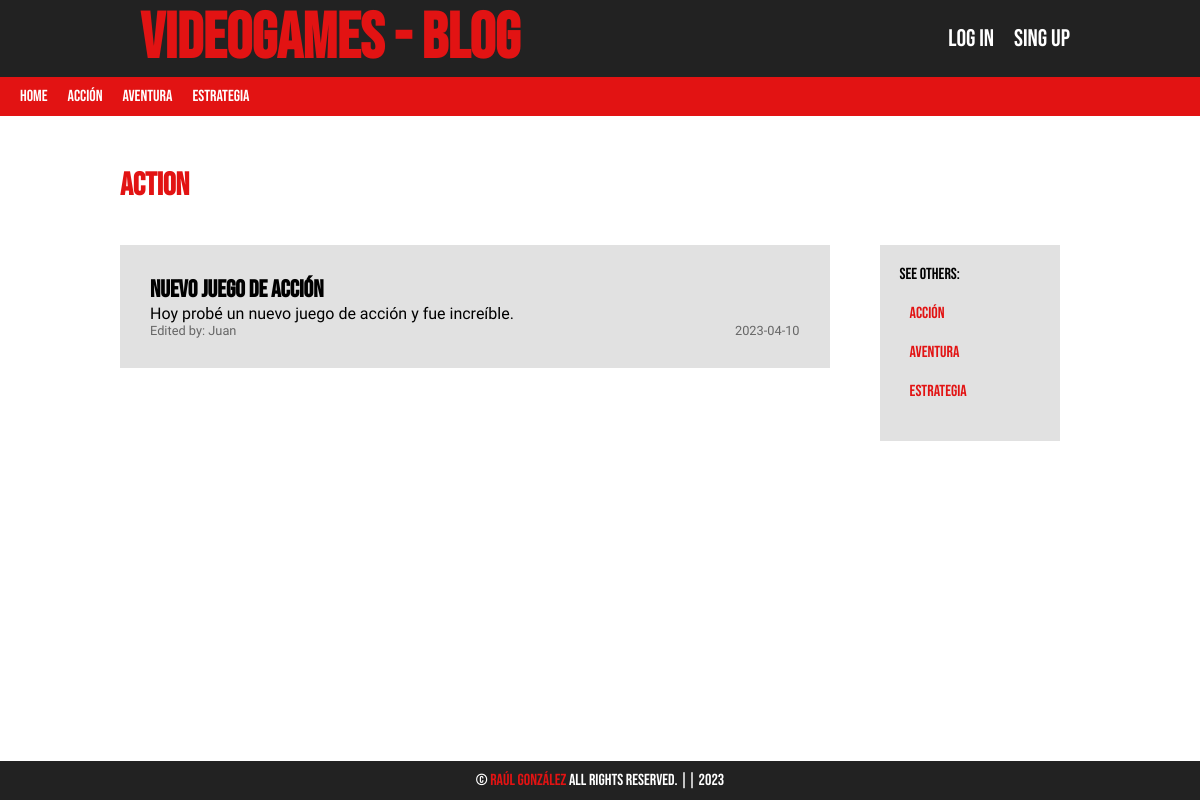
Page /Category/showEntriesFromCategorie/?category_id=1&category_name=Action on the earlier database version.
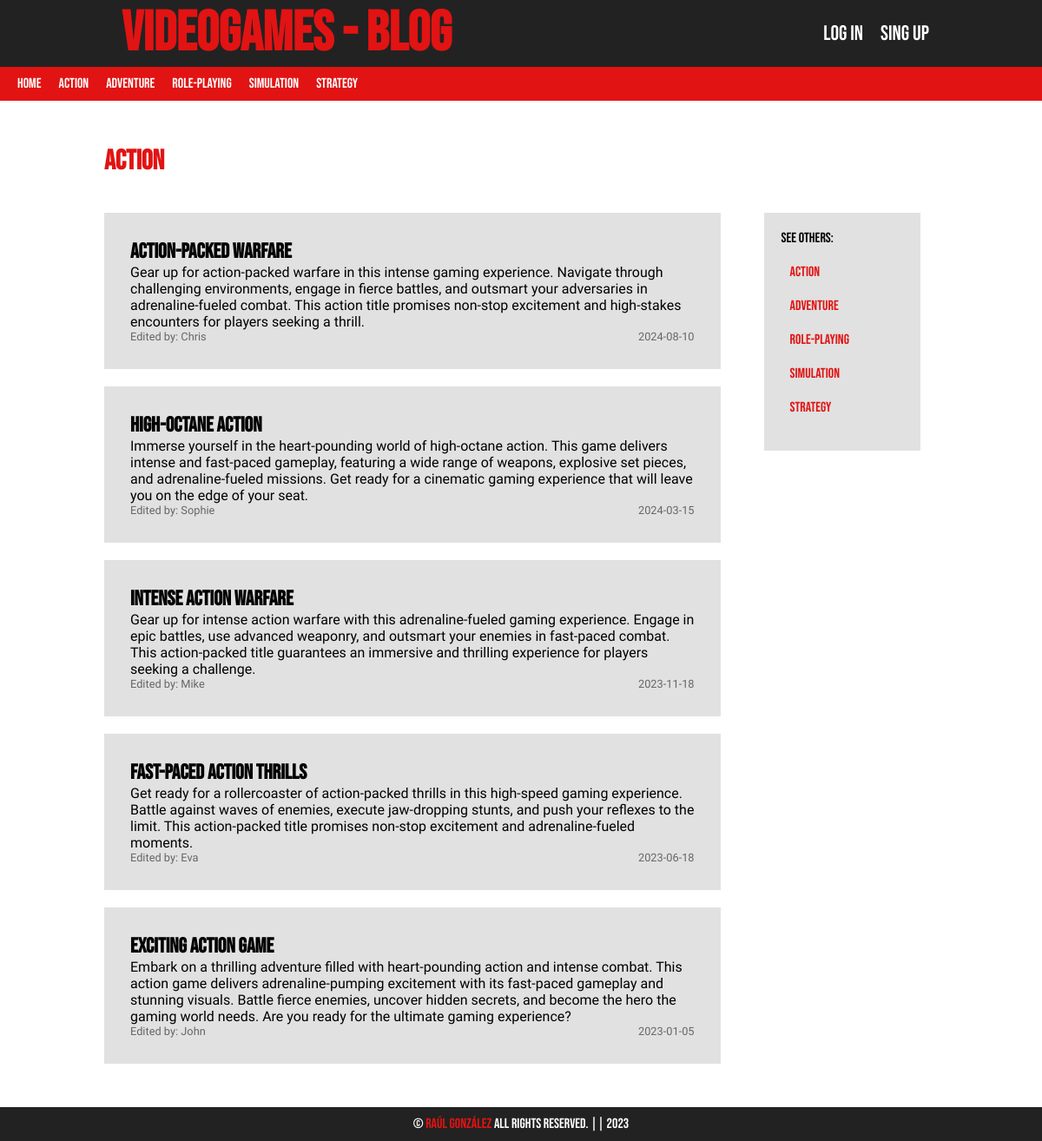
Same page on the later database version.
### tables this page shows
CREATE TABLE IF NOT EXISTS categories (
    id INT(255) AUTO_INCREMENT NOT NULL,
    name VARCHAR(100),
    CONSTRAINT pk_categories PRIMARY KEY (id)
);

CREATE TABLE IF NOT EXISTS entries (
    id INT(255) AUTO_INCREMENT NOT NULL,
    user_id INT(255) NOT NULL,
    category_id INT(255) NOT NULL,
    title VARCHAR(255) NOT NULL,
    description MEDIUMTEXT,
    date DATE NOT NULL,
    CONSTRAINT pk_entries PRIMARY KEY (id),
    CONSTRAINT fk_entry_user FOREIGN KEY (user_id) REFERENCES users (id),
    CONSTRAINT fk_entry_category FOREIGN KEY (category_id) REFERENCES categories (id) ON DELETE NO ACTION
);

CREATE TABLE IF NOT EXISTS users (
    id INT(255) AUTO_INCREMENT NOT NULL,
    name VARCHAR(100) NOT NULL,
    last_name VARCHAR(100) NOT NULL,
    email VARCHAR(255) NOT NULL,
    password VARCHAR(255) NOT NULL,
    date DATE NOT NULL,
    CONSTRAINT pk_users PRIMARY KEY (id),
    CONSTRAINT uq_email UNIQUE (email)
);

### AutoLoad.php (called while the page is built, shortened)
<?php
spl_autoload_register (function ($clase) {
    $directorio_clase = str_replace('\\', '/', $clase);
});

### Lib/DataBase.php (called while the page is built, shortened)
<?php
class DataBase{
    private $connection;
    private mixed $result;
    function __construct(
        private string $server = SERVER,
        private string $user = USER,
        private string $pass = PASSWORD,
        private string $database= DATABASE
    ){
        $this->connection = $this->connect();
    }
    private function connect(): PDO {
        try {
            $options = array(
                PDO::MYSQL_ATTR_INIT_COMMAND => "SET NAMES Utf8",
                PDO::MYSQL_ATTR_FOUND_ROWS => true
            );
            $connection = new PDO("mysql:host={$this->server};dbname={$this->database}", $this->user, $this->pass, $options);
            return $connection;
        } catch(PDOException $e){
            echo "There has been an error, and it's not possible to connect to the database. Details: " . $e->getMessage();
            exit;
        }
    }
    public function query(string $consultasQL): void
    {
        $this->result = $this->connection->query($consultasQL);
    }
    public function extractAll(): array
    {
        return $this->result->fetchAll(PDO::FETCH_ASSOC);
    }
    public function close(){
        if ($this->connection !== null) {
            $this->connection = null;
        }
    }
}

### Lib/Pages.php (called while the page is built, shortened)
<?php
class Pages
{
    public function render(string $pageName, array $params = null): void{
        require_once "Views/layout/header.php";
        require_once "Views/$pageName.php";
        require_once "Views/layout/footer.php";
    }
}

### Controllers/CategoryController.php (called while the page is built, shortened)
<?php
class CategoryController{
    private Pages $pages;
    private Category $Category;
    public function __construct(){
        $this->pages = new Pages();
        $this->Category = new Category();
    }
    public function getAll(): ?array{
        return  $this->Category->getAll();
    }
    public function showEntriesFromCategorie(){
        $category_id = $_GET['category_id'];
        $category_name = $_GET['category_name'];
        $entries = $this->Category->showEntriesFromCategorie($category_id);
        $this->pages->render("Category/showEntriesFromCategorie", ["entries" => $entries, "category_name" => $category_name]);
    }
}

### index.php (called while the page is built, shortened)
<?php
require_once "AutoLoad.php";
FrontController::main();

### Models/Category.php (called while the page is built, shortened)
<?php
class Category {
    private CategoryRepository $CategoryRepository;
    public function __construct(){
        $this->CategoryRepository = new CategoryRepository();
    }
    public function getAll(): ?array{
        return  $this->CategoryRepository->getAll();
    }
    public function showEntriesFromCategorie($category_id){
        return $this->CategoryRepository->showEntriesFromCategorie($category_id);
    }
}

### Repositories/CategoryRepository.php (called while the page is built, shortened)
<?php
class CategoryRepository
{
    private DataBase $connection;
    function __construct()
    {
        $this->connection = new DataBase();
    }
    public function getAll(): ? array{
        $this->connection->query("SELECT * FROM categories ORDER BY id ASC");
        $categories = $this->connection->extractAll();
        return $categories;
    }
    public function showEntriesFromCategorie($category_id){
        $this->connection->query("SELECT * FROM entries WHERE category_id=$category_id ORDER BY id DESC");
        $entries = $this->connection->extractAll();
        return $entries;
    }
}

### Controllers/UserController.php (called while the page is built, shortened)
<?php
class UserController{
    public function getUserFromId($user_id){
        $this->userRepository = new UserRepository();
        return $this->userRepository->getUserFromId($user_id);
    }
}

### Repositories/UserRepository.php (called while the page is built, shortened)
<?php
class UserRepository
{
    private DataBase $connection;
    function __construct()
    {
        $this->connection = new DataBase();
    }
    public function getUserFromId($user_id){
        $this->connection->query("SELECT name FROM users WHERE id=$user_id");
        $user_id = $this->connection->extractAll();
        return $user_id;
    }
}

### Views/Category/showEntriesFromCategorie.php (the view, shortened to what this page needs)
<?php
$userController = new UserController();
?>
<?php if(isset($entries)) : ?>
    <h1><?=$category_name?></h1>
        <div class="showEntries">
            <div class="entries">
                <?php foreach($entries as $entry) : ?>
                    <div class="entry">
                        <div>
                            <h2><?=$entry['title']?></h2>
                            <p><?=$entry['description']?></p>
                        </div>
                        <div class="entry-dateUser">
                            <p>Edited by: <?= $userController->getUserFromId($entry['user_id'])[0]["name"]?></p>
                            <p><?=$entry['date']?></p>
                        </div>
                    </div>
                <?php endforeach; ?>
            </div>
            <div class="aside">
                <p>See others:</p>
                <ul>
                    <?php foreach($categories as $categorie): ?>
                        <li>
                        <a href="<?=BASE_URL?>Category/showEntriesFromCategorie/?category_id=<?=$categorie['id']?>&category_name=<?=$categorie['name']?>"><?=$categorie['name']?></a>
                        </li>
                    <?php endforeach; ?>
                </ul>
            </div>
        </div>
<?php else : ?>
<?php endif; ?>

### Controllers/FrontController.php (shortened to what this page needs)
<?php
class FrontController
{
    public static function main(){
        if (isset($_GET['controller'])) {
            $nombre_controlador = "Controllers\\" . $_GET["controller"] . "Controller";
        } else {
            $nombre_controlador='Controllers\\'.CONTROLLER_DEFAULT;
        }
        if(class_exists($nombre_controlador)) {
            $controlador = new $nombre_controlador();
            if (isset($_GET['action']) && method_exists($controlador, $_GET['action'])) {
                $action = $_GET['action'];
                $controlador->$action();
            }elseif(!isset($_GET['controller']) && !isset($_GET['action'])) {
                $action_default = ACTION_DEFAULT;
                $controlador->$action_default();
            }else{
                echo ErrorController::show_error404();
            }
        }else{
            echo $nombre_controlador;
            echo ErrorController::show_error404();
        }
    }
}

### Views/Layout/Header.php (shortened to what this page needs)
<?php
    $CategoryController = new CategoryController();
    $categories = $CategoryController->getAll();
?>
<!DOCTYPE html>
<html lang="en">
<head>
    <link rel="stylesheet" href="<?=BASE_URL?>Style/style.css">
</head>
<body>
    <header>
        <div class="header-top">
            <h1><a href="<?=BASE_URL?>">VideoGames - Blog</a></h1>
            <ul>
                <?php if(!isset($_SESSION['login'])): ?>
                    <li><a href="<?=BASE_URL?>User/Login/">Log in</a></li>
                    <li><a href="<?=BASE_URL?>User/Register/">Sing Up</a></li>
                <?php endif; ?>
            </ul>
        </div>
        <div class="header-bottom">
            <nav>
                <ul>
                    <li><a href="<?=BASE_URL?>">Home</a></li>
                    <?php foreach($categories as $categorie): ?>
                        <li>
                        <a href="<?=BASE_URL?>Category/showEntriesFromCategorie/?category_id=<?=$categorie['id']?>&category_name=<?=$categorie['name']?>"><?=$categorie['name']?></a>
                        </li>
                    <?php endforeach; ?>
                </ul>
            </nav>
        </div>
    </header>
    <main>

### Views/Layout/Footer.php
</main>
<footer>
    <p>© <span>Raúl González</span> All Rights Reserved. || 2023</p>
</footer>

### Style/style.css (style rules this page uses)
* { padding: 0; margin: 0; box-sizing: border-box; }
:root { --color1: #222222; --color2: rgb(226, 19, 19); }
header { display: flex; flex-direction: column; flex-wrap: nowrap; }
header div, header ul { display: flex; flex-direction: row; flex-wrap: nowrap; align-items: center; }
header ul { list-style: none; }
header div { justify-content: space-between; width: 100%; }
.header-top { padding: 0px 10%; }
.header-top, footer { background-color: var(--color1); font-family: Bebas Neue; }
.header-top h1 a { color: var(--color2); margin: 20px; font-size: 2em; text-decoration: none; transition: 0.6s; }
.header-top li>a { text-decoration: none; color: white; margin: 10px; font-size: 1.5em; transition: 0.3s; }
.header-top li { transition: 0.3s; }
footer { color: white; text-align: center; padding: 10px; }
footer span { color: var(--color2); }
.header-bottom { background-color: var(--color2); padding: 10px; font-family: Bebas Neue; }
.header-bottom a { color: white; text-decoration: none; margin: 0 10px; transition: 0.3s; }
.header-bottom li { transition: 0.3s; }
main { padding: 30px 10%; font-family: Bebas Neue; flex: 1; }
main h1 { color: var(--color2); font-family: Bebas Neue; margin: 20px 0; }
.entry { background-color: #e1e1e1; margin: 20px 0; padding: 30px; display: flex; flex-direction: column; justify-content: space-between; font-family: Prompt; width: 100%; transition: 0.3s; }
.entry h2 { font-family: Bebas Neue; }
.entry-dateUser { display: flex; flex-direction: row; align-items: center; justify-content: space-between; color: #666; font-size: 0.8em; }
.showEntries { display: flex; flex-direction: row; align-items: flex-start; justify-content: space-between; gap: 30px; }
.aside { display: flex; flex-direction: column; justify-content: space-between; margin: 20px; background-color: #e1e1e1; padding: 20px; width: 20%; }
.aside ul { list-style: none; }
.aside li { margin: 20px 10px; transition: 0.3s; }
.aside a { color: var(--color2); text-decoration: none; transition: 0.3s; }
.entries { width: 80%; }
body { min-height: 100vh; display: flex; flex-direction: column; justify-content: space-between; }

Differences in the rows shown:
removed entries: title "Nuevo juego de acción", description "Hoy probé un nuevo juego de acción y fue increíble.", user.name "Juan", date "2023-04-10"
changed categories: name "Acción" → "Action"
changed categories: name "Aventura" → "Adventure"
changed categories: name "Estrategia" → "Role-playing"
added categories: name "Simulation"
added categories: name "Strategy"
added entries: title "Action-Packed Warfare", description "Gear up for action-packed warfare in this intense gaming experience. Navigate through challenging environments, engage in fierce battles, and outsmart your adversaries in adrenaline-fueled combat. This action title promises non-stop excitement and high-stakes encounters for players seeking a thrill.", user.name "Chris", date "2024-08-10"
added entries: title "High-Octane Action", description "Immerse yourself in the heart-pounding world of high-octane action. This game delivers intense and fast-paced gameplay, featuring a wide range of weapons, explosive set pieces, and adrenaline-fueled missions. Get ready for a cinematic gaming experience that will leave you on the edge of your seat.", user.name "Sophie", date "2024-03-15"
added entries: title "Intense Action Warfare", description "Gear up for intense action warfare with this adrenaline-fueled gaming experience. Engage in epic battles, use advanced weaponry, and outsmart your enemies in fast-paced combat. This action-packed title guarantees an immersive and thrilling experience for players seeking a challenge.", user.name "Mike", date "2023-11-18"
added entries: title "Fast-Paced Action Thrills", description "Get ready for a rollercoaster of action-packed thrills in this high-speed gaming experience. Battle against waves of enemies, execute jaw-dropping stunts, and push your reflexes to the limit. This action-packed title promises non-stop excitement and adrenaline-fueled moments.", user.name "Eva", date "2023-06-18"
added entries: title "Exciting Action Game", description "Embark on a thrilling adventure filled with heart-pounding action and intense combat. This action game delivers adrenaline-pumping excitement with its fast-paced gameplay and stunning visuals. Battle fierce enemies, uncover hidden secrets, and become the hero the gaming world needs. Are you ready for the ultimate gaming experience?", user.name "John", date "2023-01-05"
